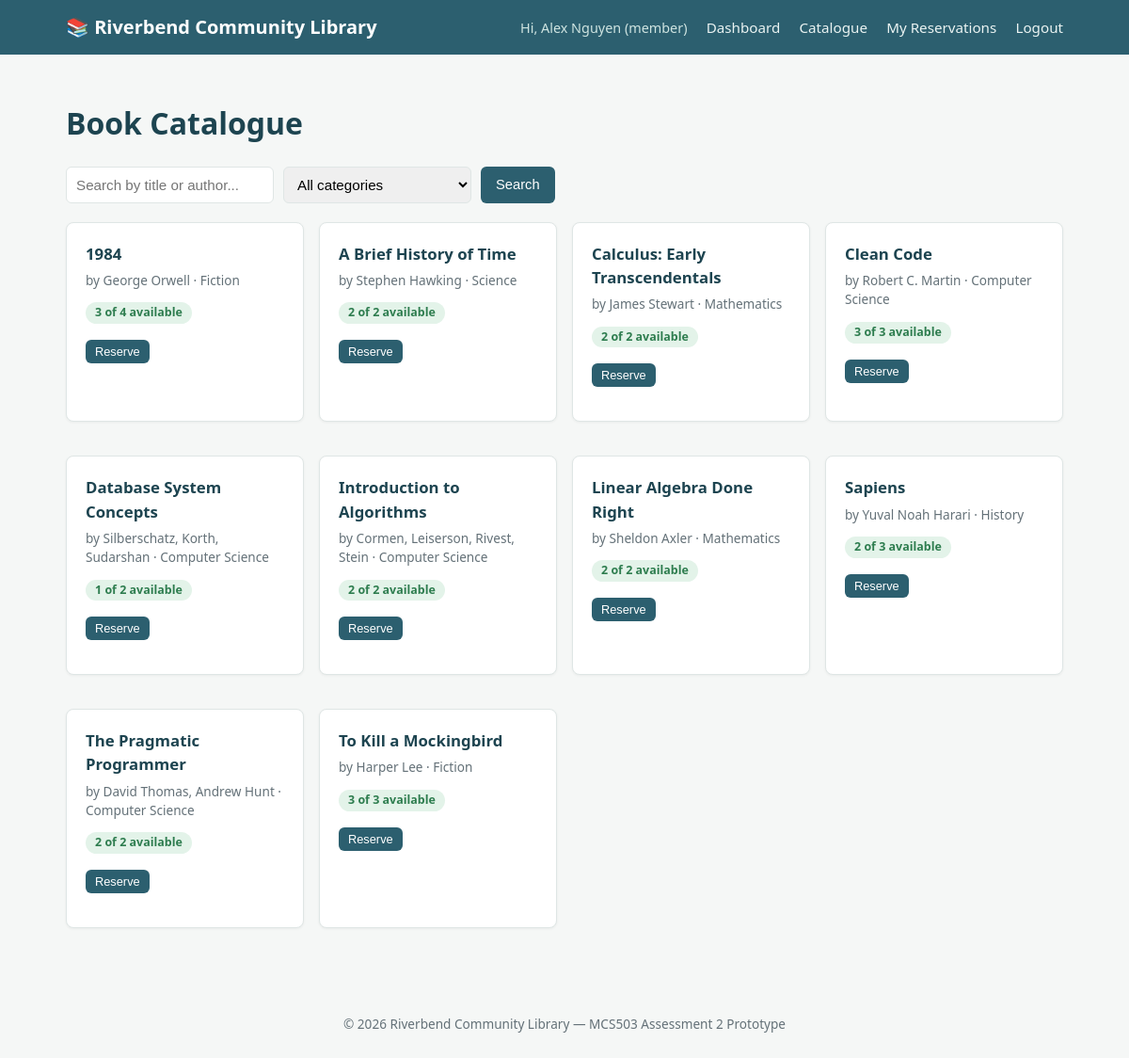
Page /books.php (signed in) on the committed database.
### tables this page shows
CREATE TABLE `books` (
  `book_id` int(11) NOT NULL AUTO_INCREMENT,
  `title` varchar(200) NOT NULL,
  `author` varchar(150) NOT NULL,
  `isbn` varchar(20) DEFAULT NULL,
  `category_id` int(11) NOT NULL,
  `total_copies` int(11) NOT NULL DEFAULT 1,
  `available_copies` int(11) NOT NULL DEFAULT 1,
  `added_on` timestamp NOT NULL DEFAULT current_timestamp(),
  PRIMARY KEY (`book_id`),
  UNIQUE KEY `isbn` (`isbn`),
  KEY `idx_books_category` (`category_id`),
  CONSTRAINT `fk_books_category` FOREIGN KEY (`category_id`) REFERENCES `categories` (`category_id`) ON UPDATE CASCADE,
  CONSTRAINT `chk_copies` CHECK (`available_copies` >= 0 and `available_copies` <= `total_copies`)
);

CREATE TABLE `categories` (
  `category_id` int(11) NOT NULL AUTO_INCREMENT,
  `category_name` varchar(80) NOT NULL,
  PRIMARY KEY (`category_id`),
  UNIQUE KEY `category_name` (`category_name`)
);

### includes/auth.php (called while the page is built, shortened)
<?php
function isLoggedIn(): bool
{
    return isset($_SESSION['user_id']);
}
function e(string $value): string
{
    return htmlspecialchars($value, ENT_QUOTES, 'UTF-8');
}

### includes/Database.php (called while the page is built, shortened)
<?php
class Database
{
    private static ?mysqli $connection = null;
    public static function getConnection(): mysqli
    {
        if (self::$connection === null) {
            $conn = new mysqli(DB_HOST, DB_USER, DB_PASS, DB_NAME);
            $conn->set_charset('utf8mb4');
            self::$connection = $conn;
        }
        return self::$connection;
    }
}

### includes/Book.php (called while the page is built, shortened)
<?php
require_once __DIR__ . '/Database.php';
class Book
{
    private mysqli $db;
    public function __construct()
    {
        $this->db = Database::getConnection();
    }
    public function search(string $keyword = '', int $categoryId = 0): array
    {
        $sql = "SELECT b.*, c.category_name
                FROM books b
                JOIN categories c ON b.category_id = c.category_id
                WHERE 1=1";
        $params = [];
        $sql .= " ORDER BY b.title ASC";
        $stmt = $this->db->prepare($sql);
        $stmt->execute();
        $rows = $stmt->get_result()->fetch_all(MYSQLI_ASSOC);
        return $rows;
    }
}

### books.php (the view, shortened to what this page needs)
<?php
require_once __DIR__ . '/includes/auth.php';
require_once __DIR__ . '/includes/Book.php';
$bookModel = new Book();
$keyword = trim($_GET['q'] ?? '');
$categoryId = (int)($_GET['category'] ?? 0);
$books = $bookModel->search($keyword, $categoryId);
require __DIR__ . '/includes/header.php';
?>
<h1>Book Catalogue</h1>
<form method="get" action="books.php" class="filters">
    <input type="text" name="q" placeholder="Search by title or author..." value="<?= e($keyword) ?>">
    <select name="category">
        <option value="0">All categories</option>
    </select>
    <button type="submit" class="btn">Search</button>
</form>
<div class="grid">
    <?php foreach ($books as $book): ?>
        <div class="card book-card">
            <h3><?= e($book['title']) ?></h3>
            <div class="meta">by <?= e($book['author']) ?> &middot; <?= e($book['category_name']) ?></div>
            <?php if ((int)$book['available_copies'] > 0): ?>
                <span class="badge badge-available"><?= (int)$book['available_copies'] ?> of <?= (int)$book['total_copies'] ?> available</span>
            <?php else: ?>
                <span class="badge badge-unavailable">Fully reserved</span>
            <?php endif; ?>
            <p style="margin-top:12px;">
                <?php if ((int)$book['available_copies'] > 0): ?>
                    <form class="inline" method="post" action="reserve.php">
                        <button type="submit" class="btn btn-small">Reserve</button>
                    </form>
                <?php else: ?>
                    <button class="btn btn-small" disabled>Unavailable</button>
                <?php endif; ?>
            </p>
        </div>
    <?php endforeach; ?>
</div>
<?php require __DIR__ . '/includes/footer.php'; ?>

### includes/header.php (shortened to what this page needs)
<!DOCTYPE html>
<html lang="en">
<head>
<link rel="stylesheet" href="<?= $assetBase ?? '' ?>assets/css/style.css">
</head>
<body>
<header class="site-header">
    <div class="container header-inner">
        <a class="brand" href="<?= $homeLink ?? 'index.php' ?>">📚 Riverbend Community Library</a>
        <nav>
            <?php if (isLoggedIn()): ?>
                <span class="welcome">Hi, <?= e($_SESSION['full_name']) ?> (<?= e($_SESSION['role']) ?>)</span>
                <a href="<?= $navBase ?? '' ?>dashboard.php">Dashboard</a>
                <a href="<?= $navBase ?? '' ?>books.php">Catalogue</a>
                <a href="<?= $navBase ?? '' ?>my_reservations.php">My Reservations</a>
                <a href="<?= $navBase ?? '' ?>logout.php">Logout</a>
            <?php else: ?>
                <a href="<?= $navBase ?? '' ?>login.php">Login</a>
                <a href="<?= $navBase ?? '' ?>register.php">Register</a>
            <?php endif; ?>
        </nav>
    </div>
</header>
<main class="container">

### includes/footer.php
</main>
<footer class="site-footer">
    <div class="container">
        <p>&copy; <?= date('Y') ?> Riverbend Community Library &mdash; MCS503 Assessment 2 Prototype</p>
    </div>
</footer>
</body>
</html>

### assets/css/style.css (style rules this page uses)
:root { --primary: #2c5f6f; --primary-dark: #1d4450; --accent: #d98e04; --bg: #f5f7f6; --card-bg: #ffffff; --text: #23303a; --muted: #647178; --border: #dfe6e5; --success: #2e7d4f; --danger: #b3392c; }
* { box-sizing: border-box; }
body { margin: 0; font-family: 'Segoe UI', Arial, sans-serif; background: var(--bg); color: var(--text); line-height: 1.5; }
.container { max-width: 1100px; margin: 0 auto; padding: 0 20px; }
.site-header { background: var(--primary); color: #fff; }
.header-inner { display: flex; justify-content: space-between; align-items: center; flex-wrap: wrap; padding: 14px 20px; }
.brand { color: #fff; text-decoration: none; font-size: 1.25rem; font-weight: 700; }
.site-header nav a { color: #eaf3f2; text-decoration: none; margin-left: 16px; font-size: 0.95rem; }
.welcome { margin-left: 16px; color: #cfe4e1; font-size: 0.9rem; }
main.container { min-height: 70vh; padding-top: 28px; padding-bottom: 40px; }
h1, h2, h3 { color: var(--primary-dark); }
.card { background: var(--card-bg); border: 1px solid var(--border); border-radius: 8px; padding: 20px; margin-bottom: 20px; box-shadow: 0 1px 3px rgba(0,0,0,0.05); }
.grid { display: grid; grid-template-columns: repeat(auto-fill, minmax(240px, 1fr)); gap: 16px; }
.book-card h3 { margin: 0 0 6px 0; font-size: 1.05rem; }
.book-card .meta { color: var(--muted); font-size: 0.85rem; margin-bottom: 10px; }
.badge { display: inline-block; padding: 2px 10px; border-radius: 999px; font-size: 0.78rem; font-weight: 600; }
.badge-available { background: #e3f3e9; color: var(--success); }
form.inline { display: inline; }
input[type=text], input[type=email], input[type=password], input[type=tel], input[type=number], select { width: 100%; padding: 9px 10px; border: 1px solid var(--border); border-radius: 6px; font-size: 0.95rem; }
.btn { display: inline-block; background: var(--primary); color: #fff; border: none; padding: 9px 16px; border-radius: 6px; cursor: pointer; text-decoration: none; font-size: 0.92rem; }
.btn-small { padding: 5px 10px; font-size: 0.8rem; }
.filters { display: flex; gap: 10px; flex-wrap: wrap; margin-bottom: 20px; }
.filters input, .filters select { width: auto; min-width: 200px; }
.site-footer { text-align: center; color: var(--muted); font-size: 0.85rem; padding: 18px 0; }

### rows in the picture
books: title "1984", author "George Orwell", category.category_name "Fiction", available_copies "3", total_copies "4"
books: title "A Brief History of Time", author "Stephen Hawking", category.category_name "Science", available_copies "2", total_copies "2"
books: title "Calculus: Early Transcendentals", author "James Stewart", category.category_name "Mathematics", available_copies "2", total_copies "2"
books: title "Clean Code", author "Robert C. Martin", category.category_name "Computer Science", available_copies "3", total_copies "3"
books: title "Database System Concepts", author "Silberschatz, Korth, Sudarshan", category.category_name "Computer Science", available_copies "1", total_copies "2"
books: title "Introduction to Algorithms", author "Cormen, Leiserson, Rivest, Stein", category.category_name "Computer Science", available_copies "2", total_copies "2"
books: title "Linear Algebra Done Right", author "Sheldon Axler", category.category_name "Mathematics", available_copies "2", total_copies "2"
books: title "Sapiens", author "Yuval Noah Harari", category.category_name "History", available_copies "2", total_copies "3"
books: title "The Pragmatic Programmer", author "David Thomas, Andrew Hunt", category.category_name "Computer Science", available_copies "2", total_copies "2"
books: title "To Kill a Mockingbird", author "Harper Lee", category.category_name "Fiction", available_copies "3", total_copies "3"

### other values in the picture
$_SESSION['full_name'] "Alex Nguyen"
$_SESSION['role'] "member"
